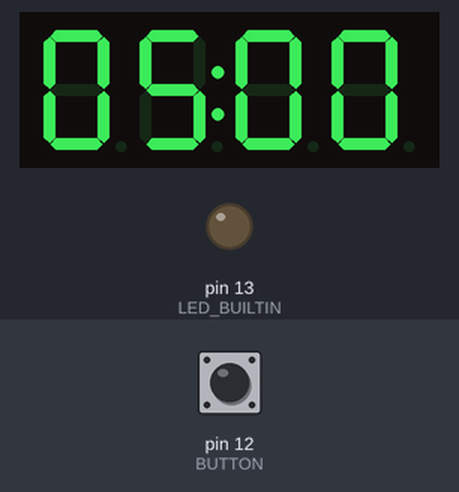
Bench run of a sketch on a simulated Arduino Uno, built with avr-gcc and run on an emulated ATmega328P. Parts: 4-digit seven-segment display, output pins drawn as LEDs (lit = HIGH). The test bench sets the inputs (shaded band); at power-on: pin 12 (BUTTON) HIGH.

Above: at 1.2 s.
1.3 s: pin 12 (BUTTON) pulled LOW for 0.15 s
At 2.2 s:
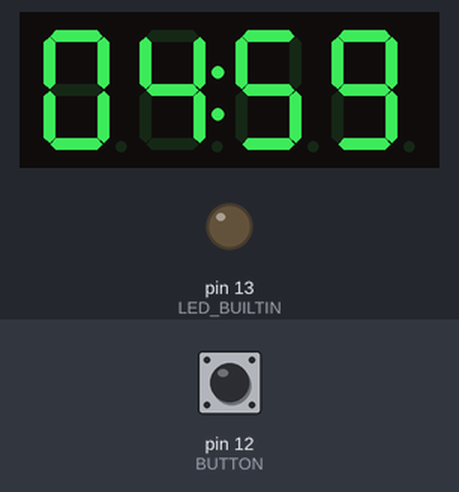
At 4.2 s:
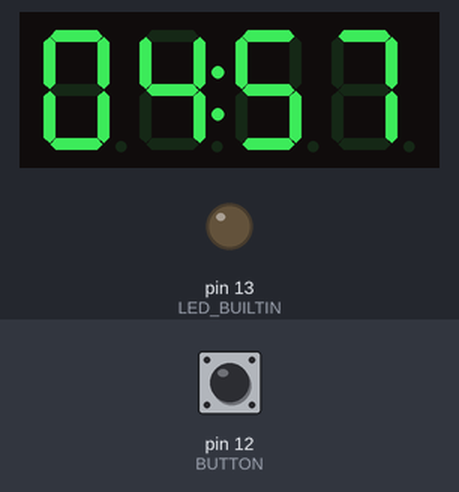
Timing chart, 0 to 5.7 s (numbered marks = the images above; inputs shaded):
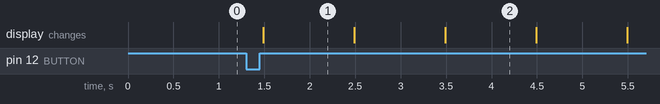

Measured:
- after the input at 1.3 s, the display: changes after 0.19 s (image 1)
- what the display in image 2 shows lasts 1.0 s, from 3.5 s to 4.5 s

The sketch:

timer.ino
```cpp
#include <Arduino.h>
#include <TM1637Display.h>

// Module connection pins (Digital Pins)
#define CLK 2
#define DIO 3
#define BUTTON 12

const int buttonPin = 12;

int selectedCountDown = 300;
boolean running = false;
boolean settings = false;
long amountOfMillisecondsPlayed = 0;
long previousMillisecondsForRunning = 0;
long previousMillisecondsForTogglingBrightness = 0;
long previousMillisecondsForButtonPress = 0;
int currentBrightness = 2;
bool buttonPressed = false;
long buttonPressedTime = 0;

TM1637Display display(CLK, DIO);

void setup()
{
  Serial.begin(9600);
  pinMode(LED_BUILTIN, OUTPUT);
  pinMode(BUTTON, INPUT_PULLUP);

  display.setBrightness(currentBrightness);
  resetTimer();
}

void loop()
{
  updateButtonStateAndTime();

  if (settings) {
    toggleBrightness(500, 1, 3);
    updateDigitsOnTimer(selectedCountDown);

    if (isButtonPressedAndReleasedAfter(1000)) {
      disableSettings();
    } else if (isButtonPressedAndReleasedAfter(0)) {
      changeCountDown();
    }

  } else {

    if (isButtonPressedAndReleasedAfter(4000)) {
      enableSettings();
    } else if (isButtonPressedAndReleasedAfter(1000)) {
      resetTimer();
    } else if (isButtonPressedAndReleasedAfter(0)) {
      pauseOrResumeTimer();
    }

    updateTimer();
  }

  delay(20);
}

void updateButtonStateAndTime() {
  int buttonState = digitalRead(buttonPin);
  if (buttonState == 0 && !buttonPressed) {
    buttonPressedTime = millis();
    buttonPressed = true;
  }
}

bool isButtonPressedAndReleased() {
  int buttonState = digitalRead(buttonPin);
  return buttonPressed && buttonState == 1;
}


bool isButtonPressedAndReleasedAfter(long milliseconds) {
  if (isButtonPressedAndReleased() && millis() - buttonPressedTime >= milliseconds)  {
    buttonPressed = false;
    buttonPressedTime = 0;
    return true;
  }

  return false;
}

void toggleBrightness(long toggleFrequency, int lowBrightness, int highBrightness) {
  unsigned long currentMillis = millis();

  if (currentMillis - previousMillisecondsForTogglingBrightness >= toggleFrequency) {
    previousMillisecondsForTogglingBrightness = currentMillis;
    currentBrightness = (currentBrightness == highBrightness) ? lowBrightness : highBrightness;
    display.setBrightness(currentBrightness);
  }
}

void displayDigits(int digits) {
  uint8_t colon = 0b01000000;
  display.showNumberDecEx(digits, colon, true);
}

void displayEnd() {
  toggleBrightness(500, 1, 4);
  unsigned char event[4] = {0x71, 0x06, 0x54, 0x79};
  display.setSegments(event);
}

void pauseOrResumeTimer() {
  if (running) {
    pauseTimer();
  } else {
    resumeTimer();
  }
}

void pauseTimer() {
  running = false;
}

void resumeTimer() {
  running = true;
}

void enableSettings() {
  settings = true;
  resetTimer();
}

void disableSettings() {
  settings = false;
  display.setBrightness(2);
  updateDigitsOnTimer(selectedCountDown);
}

void resetTimer() {
  pauseTimer();
  amountOfMillisecondsPlayed = 0;
  updateDigitsOnTimer(selectedCountDown);
}

void changeCountDown() {
  if (selectedCountDown == 300) {
    selectedCountDown = 600;
    updateDigitsOnTimer(selectedCountDown);
  } else if(selectedCountDown == 600) {
    selectedCountDown = 1200;
    updateDigitsOnTimer(selectedCountDown);
  } else if(selectedCountDown == 1200) {
    selectedCountDown = 1800;
    updateDigitsOnTimer(selectedCountDown);
  } else {
    selectedCountDown = 300;
    updateDigitsOnTimer(selectedCountDown);
  }
}

void updateTimer() {
  if (running) {
    unsigned long currentMillis = millis();
    amountOfMillisecondsPlayed += currentMillis - previousMillisecondsForRunning;
    previousMillisecondsForRunning = currentMillis;
    unsigned long selectedCountDownInMilliseconds = (long)selectedCountDown * 1000;
    unsigned long millisecondsLefToPlay = selectedCountDownInMilliseconds - amountOfMillisecondsPlayed;

    if (amountOfMillisecondsPlayed > selectedCountDownInMilliseconds) {
      displayEnd();
    } else {
      display.setBrightness(2);
      unsigned long secondsLeftToPlay = millisecondsLefToPlay / 1000;
      updateDigitsOnTimer(ceil(secondsLeftToPlay));
    }

  } else {
    previousMillisecondsForRunning = millis();
  }
}

void updateDigitsOnTimer(int secondsLeft) {
  int minutes = secondsLeft / 60;
  int minutesDividedByTen = minutes / 10;
  int remainingMinutes = minutes % 10;
  int seconds = secondsLeft % 60;
  int secondsDividedByTen = seconds / 10;
  int remainingSeconds = seconds % 10;
  String firstDigit = String(minutesDividedByTen);
  String secondDigit = String(remainingMinutes);
  String thirdDigit = String(secondsDividedByTen);
  String fourthDigit = String(remainingSeconds);
  String allDigit = firstDigit + secondDigit + thirdDigit + fourthDigit;

  int allDigitInt = allDigit.toInt();

  displayDigits(allDigitInt);
}
```
